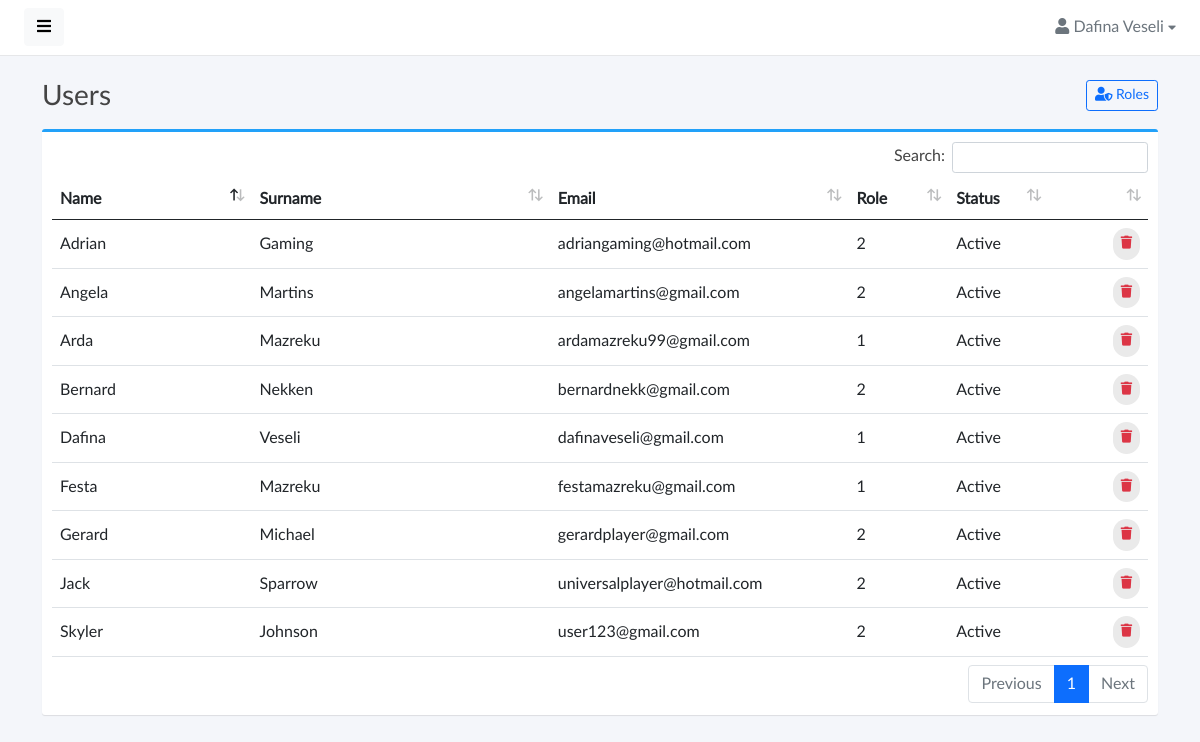
Screenshot of /admin/users.php (signed in) with the database file from the repository.
### tables this page shows
CREATE TABLE IF NOT EXISTS `perdoruesi` (
  `id` int(11) NOT NULL AUTO_INCREMENT,
  `roli_id` int(11) NOT NULL,
  `email` varchar(50) NOT NULL,
  `emri` varchar(20) NOT NULL,
  `mbiemri` varchar(30) NOT NULL,
  `nickname` varchar(30) NOT NULL,
  `password` varchar(30) NOT NULL,
  `foto` varchar(100) NOT NULL,
  `data_regj` date NOT NULL,
  PRIMARY KEY (`id`),
  KEY `roli_id` (`roli_id`)
);

### admin/users.php (the view, shortened to what this page needs)
<?php
if(isset($_SESSION['email']) && isset($_SESSION['roli_id'])) {
if($_SESSION['roli_id'] == 1) {
?>
<!DOCTYPE html>
<html lang="en">
<head>
    <link href="assets/vendor/fontawesome/css/fontawesome.min.css" rel="stylesheet">
    <link href="assets/vendor/fontawesome/css/solid.min.css" rel="stylesheet">
    <link href="assets/vendor/fontawesome/css/brands.min.css" rel="stylesheet">
    <link href="assets/vendor/bootstrap/css/bootstrap.min.css" rel="stylesheet">
    <link href="assets/vendor/datatables/datatables.min.css" rel="stylesheet">
    <link href="assets/css/master.css" rel="stylesheet">
</head>
<body>
    <div class="wrapper">
        <?php include 'src/components/navbar.php'?>
        <div id="body" class="active">
            <?php include 'src/components/navbarProfile.php'?>
            <div class="content">
                <div class="container">
                    <div class="page-title">
                        <h3>Users
                            <a href="roles.php" class="btn btn-sm btn-outline-primary float-end"><i class="fas fa-user-shield"></i> Roles</a>
                        </h3>
                    </div>
                    <div class="box box-primary">
                        <div class="box-body">
                            <table width="100%" class="table table-hover" id="dataTables-example">
                                <thead>
                                    <tr>
                                        <th class="col-lg-2">Name</th>
                                        <th class="col-lg-3">Surname</th>
                                        <th class="col-lg-3">Email</th>
                                        <th class="col-lg-1">Role</th>
                                        <th class="col-lg-1">Status</th>
                                        <th class="col-lg-1"></th>
                                    </tr>
                                </thead>
                                <tbody>
                                <?php
                                    require "../database/connect.php";
                                    $stmt = $connect->prepare("SELECT * FROM perdoruesi");
                                    $stmt->execute();
                                    $result = $stmt->get_result();
                                    while($row = $result->fetch_assoc()):
                                ?>
                                    <tr>
                                        <td><?= $row['emri'] ?></td>
                                        <td><?= $row['mbiemri'] ?></td>
                                        <td><?= $row['email'] ?></td>
                                        <td><?= $row['roli_id'] ?></td>
                                        <td>Active</td>
                                        <td class="text-end">
                                            <a href="src/validate/deleteUserDB.php?id=<?=$row['id']?>" class="btn btn-outline-danger btn-rounded"><i class="fas fa-trash"></i></a>
                                        </td>
                                    </tr>
                                <?php endwhile; ?>
                                </tbody>
                            </table>
                        </div>
                    </div>
                </div>
            </div>
        </div>
    </div>
</body>
</html>
<?php
}
    else {
        header("Location: index.php");
    }
}
else {
    header("Location: login.php");
}
?>

### admin/src/components/navbarProfile.php (shortened to what this page needs)
<?php
if(isset($_SESSION['email'])) {
$email = $_SESSION['email'];
?>
<?php
    require "../database/connect.php";
    $stmt = $connect->prepare("SELECT * FROM perdoruesi WHERE email='$email'");
    $stmt->execute();
    $result = $stmt->get_result();
    while($row = $result->fetch_assoc()):
?>
<nav class="navbar navbar-expand-lg navbar-white bg-white">
    <button type="button" id="sidebarCollapse" class="btn btn-light">
        <i class="fas fa-bars"></i><span></span>
    </button>
    <div class="collapse navbar-collapse" id="navbarSupportedContent">
        <ul class="nav navbar-nav ms-auto">
            <li class="nav-item dropdown">
                <div class="nav-dropdown">
                    <a href="#" id="nav2" class="nav-item nav-link dropdown-toggle text-secondary" data-bs-toggle="dropdown" aria-expanded="false">
                        <i class="fas fa-user"></i> <span><?= $row['emri'] ?> <?= $row['mbiemri'] ?></span> <i style="font-size: .8em;" class="fas fa-caret-down"></i>
                    </a>
                </div>
            </li>
        </ul>
    </div>
</nav>
<?php endwhile; ?>
<?php
}
else {
    echo'<script> location.replace("login.php"); </script>';
}
?>

### admin/assets/css/master.css (style rules this page uses)
body, h1, .h1, h2, .h2, h3, .h3, h4, .h4, h5, .h5, h6, .h6, p, a, td { -moz-osx-font-smoothing: grayscale; -webkit-font-smoothing: antialiased; }
body { width: 100%; height: 100%; background: #f4f6fa; font-family: "Lato", "Helvetica Neue", Arial, Helvetica, sans-serif; font-size: 1rem; color: #444; }
.wrapper { display: flex; width: 100%; align-items: stretch; overflow-x: hidden }
#body { width: 100%; padding: 0; min-height: 100vh; transition: all 0.3s; }
#body>.navbar { padding: 0 1.5rem; min-height: 54px; box-shadow: none; border-bottom: 1px solid rgba(101, 109, 119, .16); }
#body>.content { position: relative; padding: .5rem; }
#body .content .page-title h3 { margin: 1rem 0; }
.page-title { margin: 0; font-size: 1.5rem; line-height: 1.5555556; }
.box { position: relative; border-radius: 3px; background: #ffffff; border-top: 3px solid #d2d6de; margin-bottom: 20px; width: 100%; box-shadow: 0 1px 1px rgba(0, 0, 0, 0.1); }
.box-body { border-top-left-radius: 0; border-top-right-radius: 0; border-bottom-right-radius: 3px; border-bottom-left-radius: 3px; padding: 10px; }
.box-primary { border-top-color: #22a1f9; }
.btn-rounded { border-radius: 10em; padding: 6px 8px; font-size: small; text-transform: none; text-shadow: none !important; background: #eaeaea; border-color: transparent; border: none; }
a, a:hover, a:focus { color: inherit; text-decoration: none; transition: all 0.3s; }
.table td, .table th { vertical-align: middle; }
table.dataTable thead .sorting:before, table.dataTable thead .sorting:after, table.dataTable thead .sorting_asc:before, table.dataTable thead .sorting_asc:after, table.dataTable thead .sorting_desc:before, table.dataTable thead .sorting_desc:after, table.dataTable thead .sorting_asc_disabled:before, table.dataTable thead .sorting_asc_disabled:after, table.dataTable thead .sorting_desc_disabled:before, table.dataTable thead .sorting_desc_disabled:after { font-size: .8rem; bottom: .9rem; }
@media (min-width: 200px) { .navbar-expand-lg .navbar-collapse { display: -ms-flexbox !important; display: flex !important; -ms-flex-preferred-size: auto; flex-basis: auto; } }
@media (min-width: 200px) { .navbar-expand-lg .navbar-nav { -ms-flex-direction: row; flex-direction: row; } }

### admin/assets/components/navbar/navbar-dropdowns.css (style rules this page uses)
.nav-dropdown .nav-link { color: #B2EBF2; line-height: 1.42857; padding: 1rem 0 1rem 1rem !important; }
.nav-dropdown .nav-link::after { display: none; }

### rows the page displays
perdoruesi: emri "Dafina", mbiemri "Veseli", email "dafinaveseli@gmail.com", roli "1"
perdoruesi: emri "Arda", mbiemri "Mazreku", email "ardamazreku99@gmail.com", roli "1"
perdoruesi: emri "Festa", mbiemri "Mazreku", email "festamazreku@gmail.com", roli "1"
perdoruesi: emri "Skyler", mbiemri "Johnson", email "user123@gmail.com", roli "2"
perdoruesi: emri "Adrian", mbiemri "Gaming", email "adriangaming@hotmail.com", roli "2"
perdoruesi: emri "Bernard", mbiemri "Nekken", email "bernardnekk@gmail.com", roli "2"
perdoruesi: emri "Jack", mbiemri "Sparrow", email "universalplayer@hotmail.com", roli "2"
perdoruesi: emri "Angela", mbiemri "Martins", email "angelamartins@gmail.com", roli "2"
perdoruesi: emri "Gerard", mbiemri "Michael", email "gerardplayer@gmail.com", roli "2"
